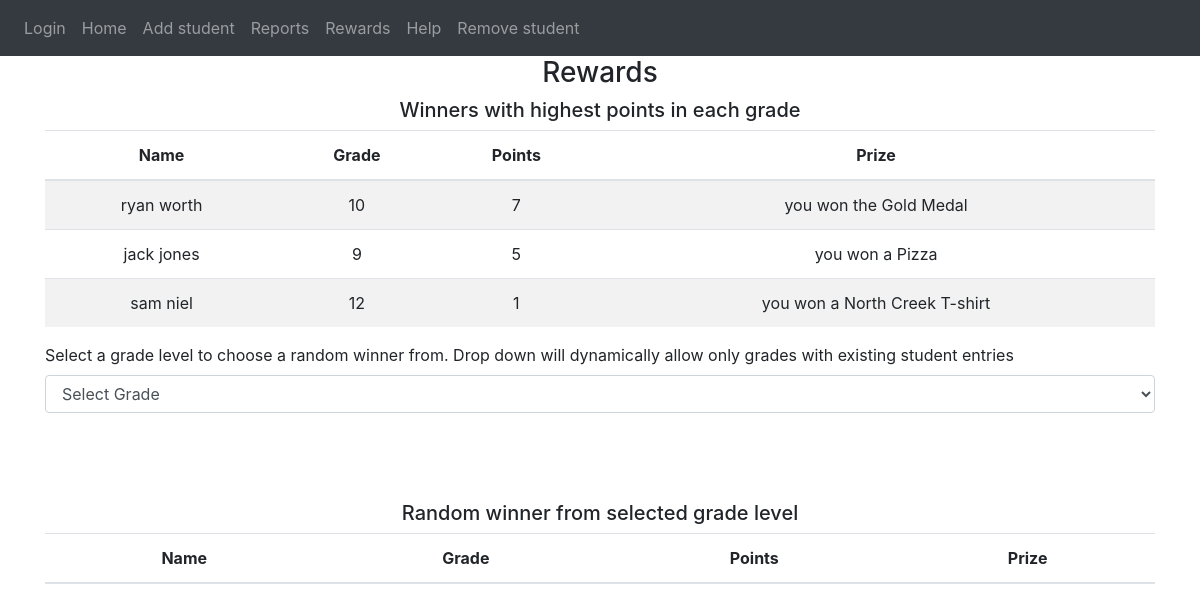
The app's page /rewards, older data.
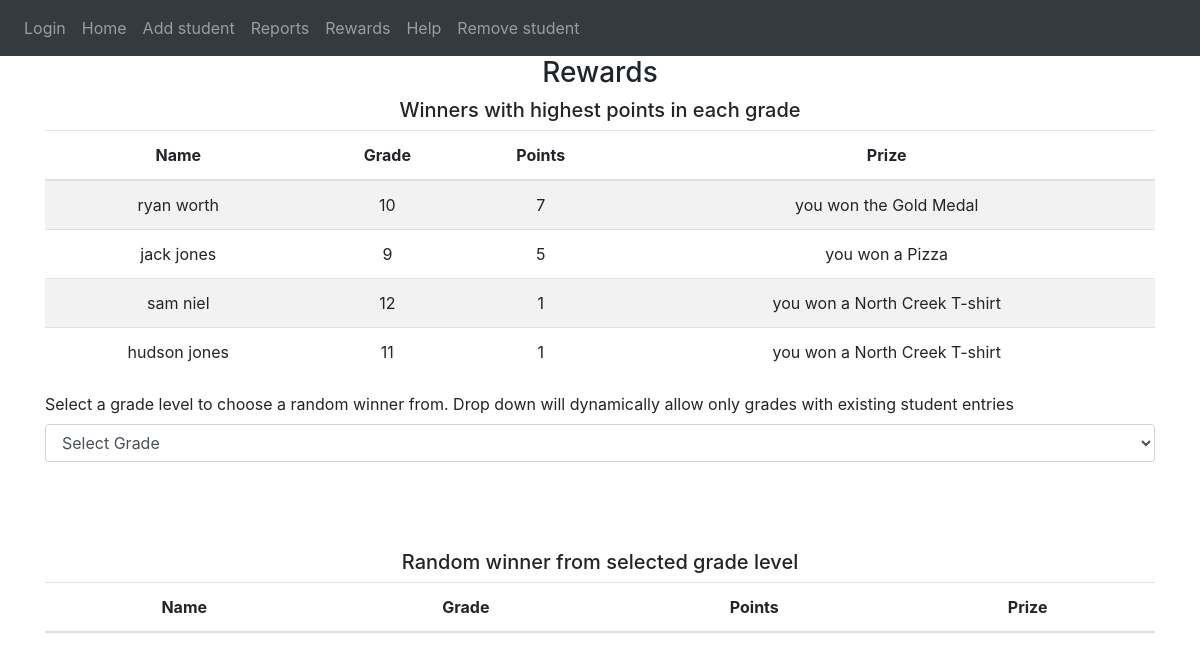
The same page, newer data.
### website/models.py (models this page shows)
class User(db.Model, UserMixin):
    id = db.Column(db.Integer, primary_key=True )
    student_name = db.Column(db.String(150))
    event_name = db.Column(db.String(150))
    grade_level = db.Column(db.String(150))

### website/auth.py (the view, shortened to what this page needs)
@auth.route('/rewards', methods =['GET', 'POST'])
def rewards():
    print('rewards')
    noRandomElement = ""
    highestPbyGradeList, grade_dict = get_highestPointsByGrade()
    return render_template("rewards.html", highestPbyGrades=highestPbyGradeList,gradesInput=grade_dict, noRandomElement=noRandomElement)

### website/templates/rewards.html (shortened to what this page needs)
{% extends "base.html" %} {% block title %}Changed{% endblock %}
{% block content %}
<form method="post">
    <h3 align="center">Rewards</h3>
    <table id="data" class="table table-striped">
        <thead>
            <h5 align="center">Winners with highest points in each grade</h5>
            <tr align="center">
            <th>Name</th>
            <th>Grade</th>
            <th>Points</th>
            <th>Prize</th>
          </tr>
        </thead>
        <tbody>
          {% for eachStudent in highestPbyGrades %}
            <tr align="center">
              <td>{{ eachStudent[0]}}</td>
              <td>{{ eachStudent[1]}}</td>
              <td>{{ eachStudent[2]}}</td>
              <td>{{ eachStudent[3]}}</td>
            </tr>
          {% endfor %}
        </tbody>
      </table>
    <div class="form-group">
    <label for="grade_level">Select a grade level to choose a random winner from. Drop down will dynamically allow only grades with existing student entries</label>
    <select name="grade_level" class="form-control" method="GET" action="/" onchange="this.form.submit()">
      <option value="{{gradesInput[0]}}" selected> Select Grade</option>
    </select>
    </div>
<br />
</form>
<table id="data" class="table table-striped">
    <thead>
        <br />
        <br />
        <h5 align="center">Random winner from selected grade level</h5>
        <tr align="center">
        <th>Name</th>
        <th>Grade</th>
        <th>Points</th>
        <th>Prize</th>
        </tr>
    </thead>
</table>
{% endblock %}

Row changes from the older to the newer data that the page shows:
added User: student_name "hudson jones", grade_level "11", eachStudent "1", eachStudent "you won a North Creek T-shirt"
